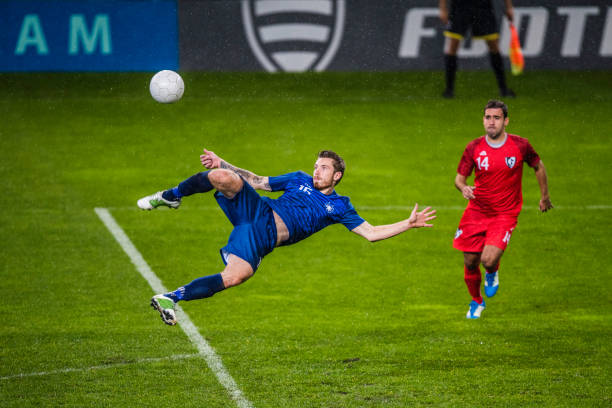
#> input picture lab-1/images/football-match.jpg, 612 x 408 px
$ jupyter execute 03_drawing_football_annotations.ipynb
#> lines starting #> are read from the running program, lines starting #| are printed output that depends on the picture
[cell 1]
import cv2
import numpy as np
import matplotlib.pyplot as plt

## Project 3: Drawing on Images - Football Match

### 3.1 Overview
In this project, we learn how to draw shapes, arrows, and text on images using OpenCV. We'll work with a football match image to annotate the ball location and shot information.

### 3.2 Objectives
- Draw rectangles around objects (the ball)
- Draw arrows indicating direction (shot direction)
- Add text annotations with information (shot speed)
- Understand OpenCV drawing functions

### 3.3 Step 1: Load and Display the Image

[cell 2]
# Load the football match image
football_match_bgr= cv2.imread('./images/football-match.jpg')
#> football_match_bgr is the input picture: shape (408, 612, 3); mean B, G, R 31.9, 103.6, 85
football_match_rgb = cv2.cvtColor(football_match_bgr, cv2.COLOR_BGR2RGB)

# Display the original image
plt.figure(figsize=(10, 6))
plt.imshow(football_match_rgb)
plt.title("Original Football Match Image")
plt.axis("off")
plt.show()

### 3.4 Step 2: Draw a Rectangle Around the Ball

[cell 3]
x, y, w, h = 142, 60, 50, 50
cv2.rectangle(football_match_rgb, (x, y), (x + w, y + h), (0, 255, 0), 3)
plt.figure(figsize=(10, 6))
plt.imshow(football_match_rgb)
plt.title("Rectangle Around the Ball")
plt.axis("off")
plt.show()

### 3.5 Step 3: Draw an Arrow Indicating Shot Direction

[cell 4]
# Ball center (approximate)
start_point = (x + w//2, y + h//2)

# Arrow endpoint (direction of the shot)
end_point = (300, 100)

# Draw arrow
cv2.arrowedLine(football_match_rgb, start_point, end_point, (0, 0, 255), 3)

# Display
plt.figure(figsize=(10, 6))
plt.imshow(football_match_rgb)
plt.title("Arrow Showing Shot Direction")
plt.axis("off")
plt.show()

### 3.6 Step 4: Add Text Annotation

[cell 5]
text = "Shot Speed: 73 km/h"
text_position = (50, 50)
cv2.putText(football_match_rgb, text, text_position, cv2.FONT_HERSHEY_SIMPLEX, 1.2, (255, 0, 0), 2)
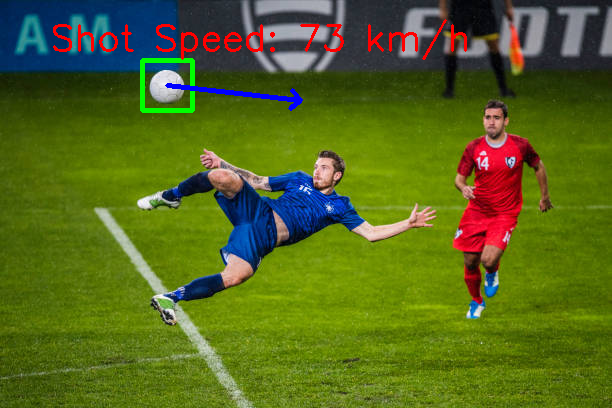
#> football_match_rgb: shape (408, 612, 3); mean R, G, B 86.7, 103.2, 31.4

# Display
plt.figure(figsize=(10, 6))
plt.imshow(football_match_rgb)
plt.title("Final Annotated Image")
plt.axis("off")
plt.show()
